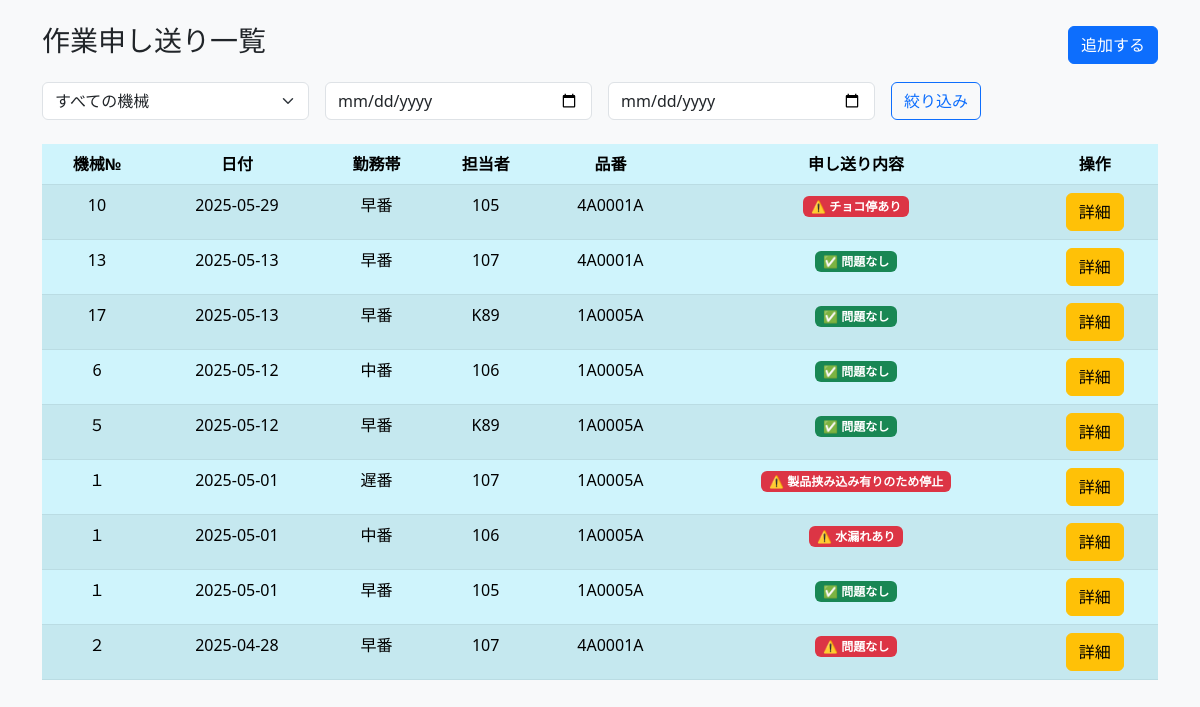
Before: / with the older database file.
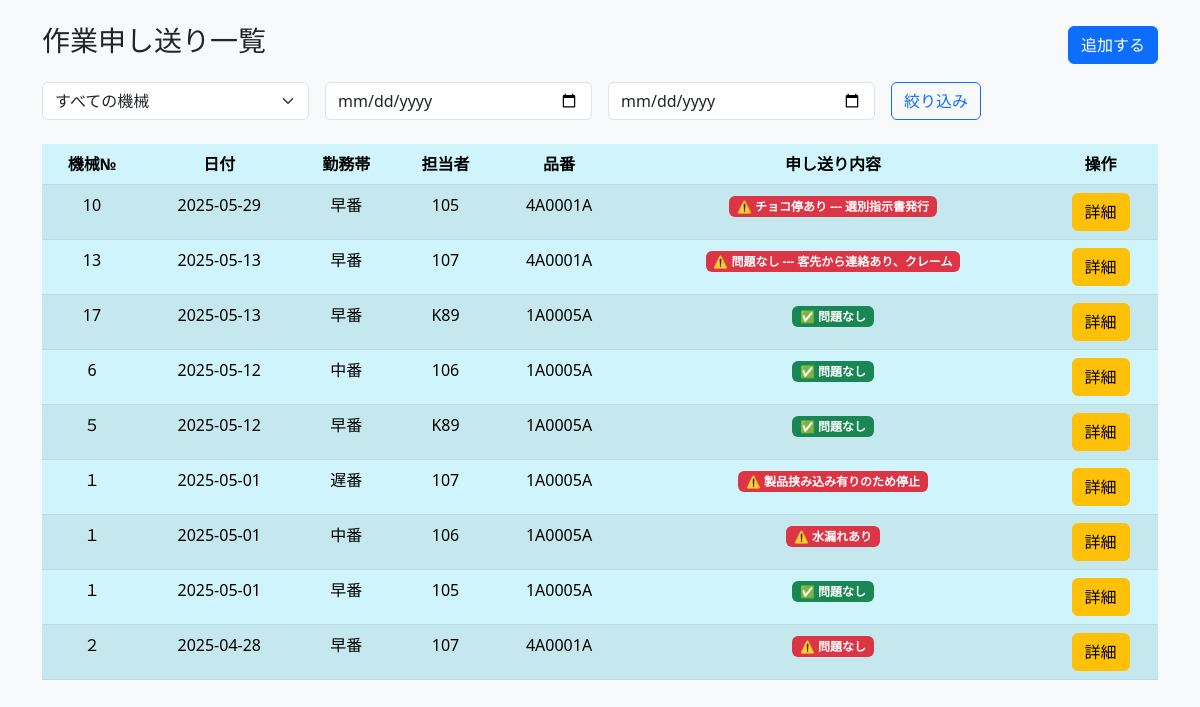
After: the same page with the newer database file.
### tables this page shows
CREATE TABLE work_notes (
        id INTEGER PRIMARY KEY AUTOINCREMENT,
        machine_no TEXT NOT NULL,           -- 機械番号
        date DATE NOT NULL,                 -- 日付
        shift TEXT NOT NULL,                -- 勤務帯（例：早番、遅番など）
        operator TEXT NOT NULL,             -- 担当者
        product_no TEXT NOT NULL,           -- 品番
        note TEXT NOT NULL,                 -- 申し送り内容
        created_at TIMESTAMP DEFAULT CURRENT_TIMESTAMP,
        updated_at TIMESTAMP DEFAULT CURRENT_TIMESTAMP
    , additional_note TEXT);

### app.py (the view)
@app.route("/", methods=["GET", "POST"])
def index():
    if request.method == "POST":
        machine_no = request.form["machine_no"]
        date = request.form["date"]
        shift = request.form["shift"]
        operator = request.form["operator"]
        product_no = request.form["product_no"]
        note = request.form["note"]
        add_work_note(machine_no, date, shift, operator, product_no, note)
        return redirect(url_for("index"))
    else:
        machine_no = request.args.get("machine_no")
        start_date = request.args.get("start_date")
        end_date = request.args.get("end_date")
        work_notes = get_filtered_work_notes(machine_no, start_date, end_date)
        machine_nos = get_machine_nos()  # ← 機械№一覧
        return render_template("index.html", work_notes=work_notes)

### database.py (called while the page is built)
def get_connection_db():
    conn = sqlite3.connect("todo.db")
    conn.row_factory = sqlite3.Row
    return conn

def get_machine_nos():
    conn = get_connection_db()
    c = conn.cursor()
    c.execute("SELECT DISTINCT machine_no FROM work_notes ORDER BY machine_no")
    return [row["machine_no"] for row in c.fetchall()]

def get_filtered_work_notes(machine_no=None, start_date=None, end_date=None):
    conn = get_connection_db()
    c = conn.cursor()
    query = "SELECT * FROM work_notes WHERE 1=1"
    params = []
    if machine_no:
        query += " AND machine_no = ?"
        params.append(machine_no)
    if start_date:
        query += " AND date >= ?"
        params.append(start_date)
    if end_date:
        query += " AND date <= ?"
        params.append(end_date)
    query += " ORDER BY date DESC, id DESC"
    c.execute(query, params)
    rows = c.fetchall()
    conn.close()
    return rows

### templates/index.html (shortened to what this page needs)
<!DOCTYPE html>
<html lang="ja">
<head>
    <link href="https://cdn.jsdelivr.net/npm/bootstrap@5.3.0/dist/css/bootstrap.min.css" rel="stylesheet">
</head>
<body class="bg-light">
    <div class="container mt-4">
        <div class="d-flex justify-content-between align-items-center mb-3">
            <h3>作業申し送り一覧</h3>
            <button class="btn btn-primary" data-bs-toggle="collapse" data-bs-target="#addform">追加する</button>
        </div>
        <form method="get" class="row g-3 mb-4">
            <div class="col-md-3">
                <select name="machine_no" class="form-select">
                    <option value="">すべての機械</option>
                </select>
            </div>
            <div class="col-md-3">
                <input type="date" name="start_date" class="form-control" value="{{ request.args.get('start_date', '') }}">
            </div>
            <div class="col-md-3">
                <input type="date" name="end_date" class="form-control" value="{{ request.args.get('end_date', '') }}">
            </div>
            <div class="col-md-2">
                <button type="submit" class="btn btn-outline-primary">絞り込み</button>
            </div>
        </form>
        <table class="table table-striped table-hover text-center table-info">
            <thead>
                <tr>
                    <th>機械№</th>
                    <th>日付</th>
                    <th>勤務帯</th>
                    <th>担当者</th>
                    <th>品番</th>
                    <th>申し送り内容</th>
                    <th>操作</th>
                </tr>
            </thead>
            <tbody>
                {% for note in work_notes %}
                <tr>
                    <td>{{ note['machine_no'] }}</td>
                    <td>{{ note['date'] }}</td>
                    <td>{{ note['shift'] }}</td>
                    <td>{{ note['operator'] }}</td>
                    <td>{{ note['product_no'] }}</td>
                    <td>
                        {% if note['note'] == '問題なし' %}
                        <span class="badge bg-success">✅ 問題なし</span>
                        {% else %}
                        <span class="badge bg-danger">⚠️ {{ note['note'] }}</span>
                        {% endif %}
                    </td>
                    <td>
                        <a href="{{ url_for('show', id=note['id']) }}" class="btn btn-warning">詳細</a>
                    </td>
                </tr>
                {% endfor %}
            </tbody>
        </table>
    </div>
</body>
</html>

Changed rows visible on the page:
changed work_notes: note "チョコ停あり" → "チョコ停あり --- 選別指示書発行"
changed work_notes: note (not shown) → "問題なし --- 客先から連絡あり、クレーム"; note "✅ 問題なし" → "⚠️"
